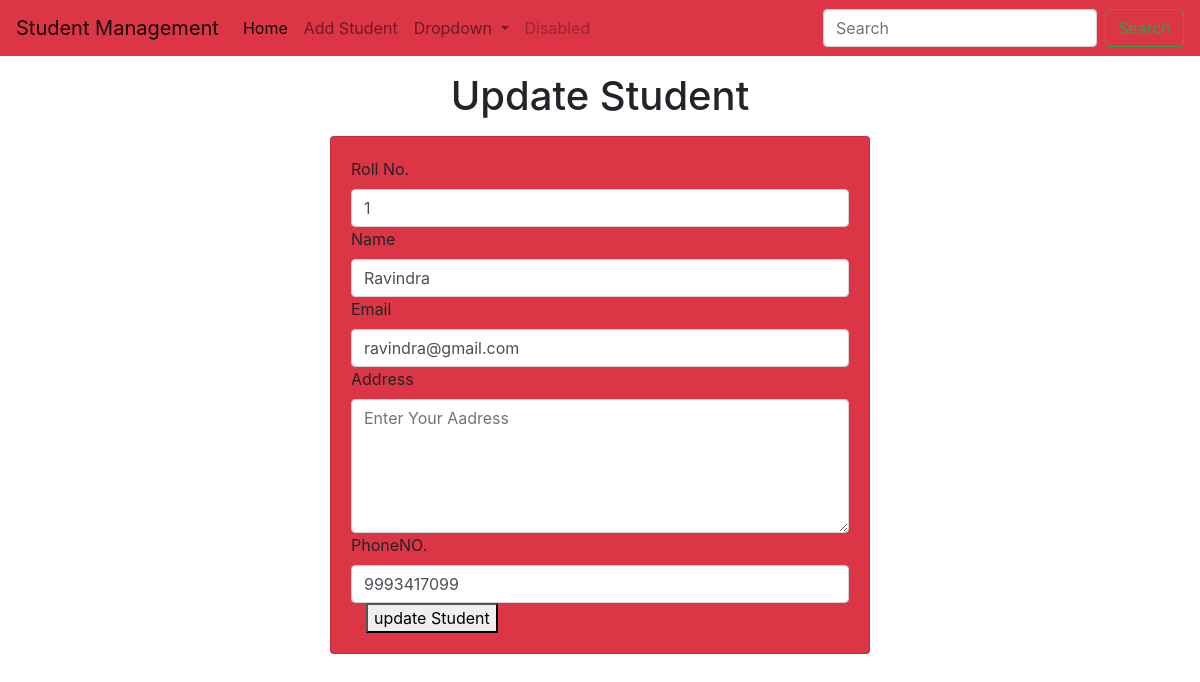
Screenshot of /student/update-student/8 with the database file from the repository.
### student/models.py (models this page shows)
class Student(models.Model):
    roll=models.CharField(max_length=100)
    name=models.CharField(max_length=50)
    email=models.CharField(max_length=150)
    address=models.CharField(max_length=200)
    phone=models.CharField(max_length=10)

### student/views.py (the view)
# urls.py: path("update-student/<int:roll>",update_student),
def update_student(request,roll):
    student=Student.objects.get(pk=roll)
    return render(request,"student/update_student.html",{'student':student})

### templates/student/update_student.html (shortened to what this page needs)
<!doctype html>
<html lang="en">
  <head>
    <link rel="stylesheet" href="https://cdn.jsdelivr.net/npm/bootstrap@4.0.0/dist/css/bootstrap.min.css">
  </head>
  <body background="<img src='' alt=''>">
    {% include 'student/navbar.html' %}
    <h1 class="text-center my-3">Update Student </h1>
    <div class="container" >
      <div class="row">
        <div class="col-md-6 offset-md-3">
          <div class="card bg-danger">
            <div class="card-body">
              <form action="/student/do-update-student/{{student.id}}" method="post" >
                <div class="md-3">
                  <label for="roll">Roll No.</label>
                <input name="student_roll" type="text" id="roll" class="form-control" placeholder="Enter Your Rollno." required value="{{student.roll}}">
                </div>
                <div class="md-3">
                  <label for="Name">Name</label>
                  <input name="student_name" type="text" id="name" class="form-control" placeholder="Enter Your Name"  value="{{student.name}}">
                </div>
                <div class="md-3">
                  <label for="email">Email</label>
                  <input name="student_email" type="email" id="Email" class="form-control"  placeholder="Enter Your Email" required value="{{student.email}}">
                </div>
                <div class="md-3">
                  <label for="address">Address</label>
                  <textarea name="student_address" id="address" rows="5" class="form-control" placeholder="Enter Your Aadress">{{student_address}}</textarea>
                </div>
                <div class="md-3">
                  <label for="phone">PhoneNO.</label>
                  <input name="student_phone" type="text" class="form-control" placeholder="Enter Your PhoneNo." value="{{student.phone}}">
                </div>
                <div class="container" class="md-1">
                  <button >
                    update Student
                  </button>
                </div>
              </form>
            </div>
          </div>
        </div>
      </div>
    </div>
  </body>
</html>

### rows the page displays
Student: student_roll "1", student_name "Ravindra", student_email "ravindra@gmail.com", student_phone "9993417099"
